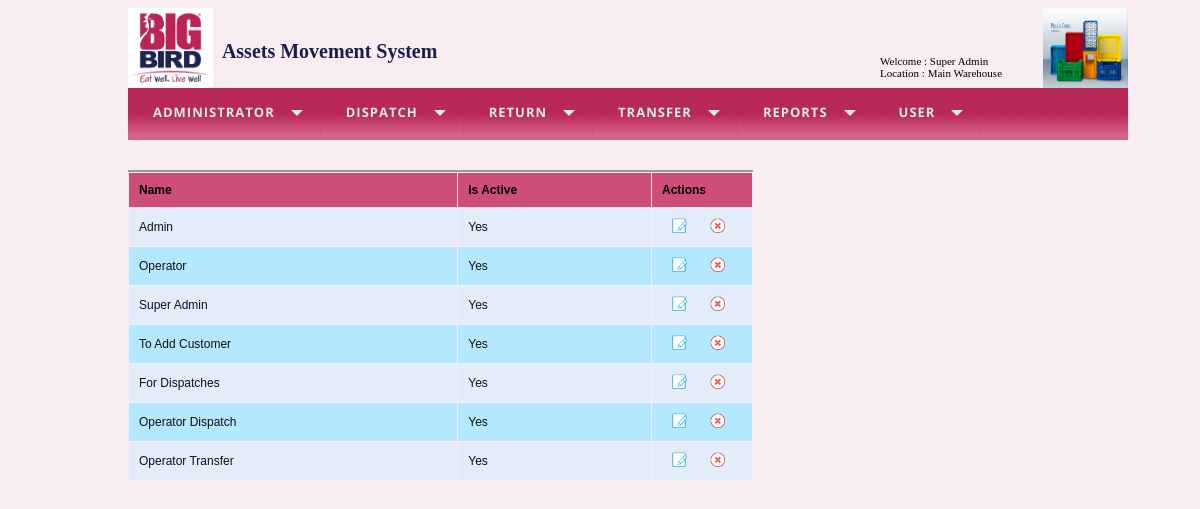
The app's page /list_rolls.php (signed in) with its own data.
### tables this page shows
CREATE TABLE IF NOT EXISTS `rolls_main` (
  `id` int(11) NOT NULL AUTO_INCREMENT,
  `name` varchar(50) NOT NULL,
  `is_active` tinyint(1) DEFAULT NULL,
  `created_on` timestamp NULL DEFAULT CURRENT_TIMESTAMP,
  PRIMARY KEY (`id`)
);

### includes/database.php (called while the page is built, shortened)
<?php
function getRows($query_string)
{
    $rs=array();
    $queryId = mysql_query($query_string);
    if (! $queryId)
    {
        throwException($query_string);
        return $rs;
    }
    else
    {
        while($row=mysql_fetch_assoc($queryId))
        {
            $rs[]=$row;
        }
        return $rs;
    }
    return $rs;
}
?>

### list_rolls.php (the view, shortened to what this page needs)
<?php
$sql="SELECT * FROM rolls_main";
$rows =getRows($sql);
require_once("includes/header.php");
?>
<form name="frmUser" method="post" action="">
    <div style="width:625px;">
    <table border="0" cellpadding="10" cellspacing="1" width="625px" class="tblListForm">
    <tr class="listheader">
    <td>Name</td>
	<td>Is Active</td>
    <td width="80px">Actions</td>
    </tr>
    <?php
    $i=0;
    foreach($rows as $row) {
    if($i%2==0)
    $classname="evenRow";
    else
    $classname="oddRow";
    ?>
    <tr class="<?php if(isset($classname)) echo $classname;?>">
    <td><?php echo $row["name"]; ?></td>
    <td><?php echo ($row["is_active"]==1?"Yes":"No"); ?></td>
    <td><a href="edit_roll.php?rId=<?php echo $row["id"]; ?>" class="link"><img alt='Edit' title='Edit' src='images/edit.png' width='15px' height='15px' hspace='10' /></a>
    <a href="delete_roll.php?rId=<?php echo $row["id"]; ?>"  class="link"><img alt='Delete' title='Delete' src='images/delete.png' width='15px' height='15px'hspace='10' /></a></td>
    </tr>
    <?php
    $i++;
    }
    ?>
    </table>
</form>
</div>

### css/styles.css (style rules this page uses)
body { font-family:Arial; font-size:60% !important; background-color:#F9EDF1; }
.evenRow { background-color: #E2EDF9; font-size:12px; color:#101010; }
.oddRow { background-color: #B3E8FF; font-size:12px; color:#101010; }
.tblListForm { border-top:2px #999999 solid; }
.listheader { background-color: #CE4E77; font-size:12px; font-weight:bold; }
.link { text-decoration:none; color:#5e8fc7; font-size:11px; }

### records on screen
rolls_main: name "Admin", is_active "Yes"
rolls_main: name "Operator", is_active "Yes"
rolls_main: name "Super Admin", is_active "Yes"
rolls_main: name "To Add Customer", is_active "Yes"
rolls_main: name "For Dispatches", is_active "Yes"
rolls_main: name "Operator Dispatch", is_active "Yes"
rolls_main: name "Operator Transfer", is_active "Yes"

### other values on screen
$_SESSION['user'] "Super Admin"
$_SESSION['location'] "Main Warehouse"
